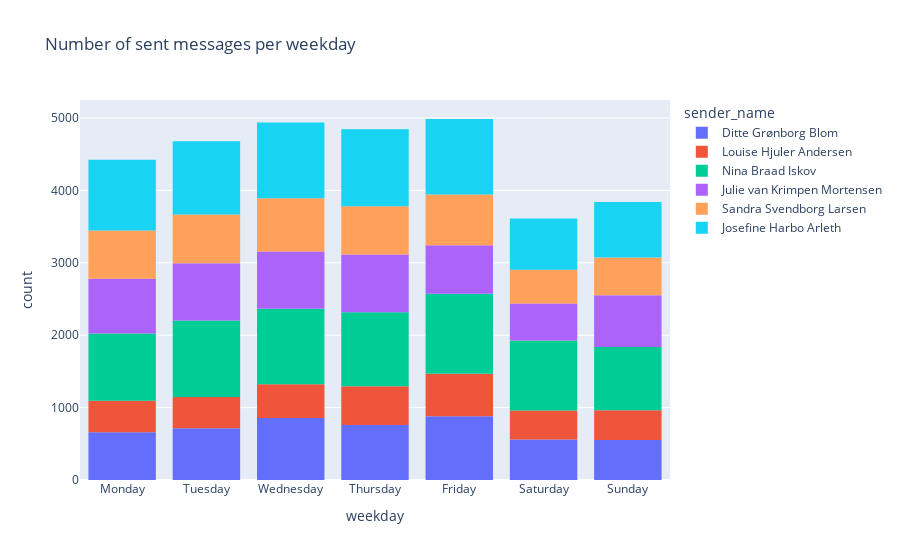

The code cell stored with this chart in its notebook:
### Code cell
fig = px.histogram(df, x='weekday', color='sender_name', title='Number of sent messages per weekday',
                   category_orders=dict(weekday=['Monday', 'Tuesday', 'Wednesday', 'Thursday','Friday','Saturday','Sunday']))
fig.show()

### Figure 1 — Plotly figure (JSON) as saved in the notebook; plotly's stock layout.template omitted (floating-point values rounded to 4 significant figures; data arrays with more than 128 entries replaced by an {"elided": "..."} marker saying what was removed)
{"data": [{"alignmentgroup": "True", "bingroup": "x", "hovertemplate": "sender_name=Ditte Grønborg Blom<br>weekday=%{x}<br>count=%{y}<extra></extra>", "legendgroup": "Ditte Grønborg Blom", "marker": {"color": "#636efa", "pattern": {"shape": ""}}, "name": "Ditte Grønborg Blom", "offsetgroup": "Ditte Grønborg Blom", "orientation": "v", "showlegend": true, "type": "histogram", "x": {"elided": "4982 str values"}, "xaxis": "x", "yaxis": "y"}, {"alignmentgroup": "True", "bingroup": "x", "hovertemplate": "sender_name=Louise Hjuler Andersen<br>weekday=%{x}<br>count=%{y}<extra></extra>", "legendgroup": "Louise Hjuler Andersen", "marker": {"color": "#EF553B", "pattern": {"shape": ""}}, "name": "Louise Hjuler Andersen", "offsetgroup": "Louise Hjuler Andersen", "orientation": "v", "showlegend": true, "type": "histogram", "x": {"elided": "3267 str values"}, "xaxis": "x", "yaxis": "y"}, {"alignmentgroup": "True", "bingroup": "x", "hovertemplate": "sender_name=Nina Braad Iskov<br>weekday=%{x}<br>count=%{y}<extra></extra>", "legendgroup": "Nina Braad Iskov", "marker": {"color": "#00cc96", "pattern": {"shape": ""}}, "name": "Nina Braad Iskov", "offsetgroup": "Nina Braad Iskov", "orientation": "v", "showlegend": true, "type": "histogram", "x": {"elided": "6996 str values"}, "xaxis": "x", "yaxis": "y"}, {"alignmentgroup": "True", "bingroup": "x", "hovertemplate": "sender_name=Julie van Krimpen Mortensen<br>weekday=%{x}<br>count=%{y}<extra></extra>", "legendgroup": "Julie van Krimpen Mortensen", "marker": {"color": "#ab63fa", "pattern": {"shape": ""}}, "name": "Julie van Krimpen Mortensen", "offsetgroup": "Julie van Krimpen Mortensen", "orientation": "v", "showlegend": true, "type": "histogram", "x": {"elided": "5034 str values"}, "xaxis": "x", "yaxis": "y"}, {"alignmentgroup": "True", "bingroup": "x", "hovertemplate": "sender_name=Sandra Svendborg Larsen<br>weekday=%{x}<br>count=%{y}<extra></extra>", "legendgroup": "Sandra Svendborg Larsen", "marker": {"color": "#FFA15A", "pattern": {"shape": ""}}, "name": "Sandra Svendborg Larsen", "offsetgroup": "Sandra Svendborg Larsen", "orientation": "v", "showlegend": true, "type": "histogram", "x": {"elided": "4425 str values"}, "xaxis": "x", "yaxis": "y"}, {"alignmentgroup": "True", "bingroup": "x", "hovertemplate": "sender_name=Josefine Harbo Arleth<br>weekday=%{x}<br>count=%{y}<extra></extra>", "legendgroup": "Josefine Harbo Arleth", "marker": {"color": "#19d3f3", "pattern": {"shape": ""}}, "name": "Josefine Harbo Arleth", "offsetgroup": "Josefine Harbo Arleth", "orientation": "v", "showlegend": true, "type": "histogram", "x": {"elided": "6617 str values"}, "xaxis": "x", "yaxis": "y"}], "layout": {"barmode": "relative", "legend": {"title": {"text": "sender_name"}, "tracegroupgap": 0}, "title": {"text": "Number of sent messages per weekday"}, "xaxis": {"anchor": "y", "categoryarray": ["Monday", "Tuesday", "Wednesday", "Thursday", "Friday", "Saturday", "Sunday"], "categoryorder": "array", "domain": [0, 1], "title": {"text": "weekday"}}, "yaxis": {"anchor": "x", "domain": [0, 1], "title": {"text": "count"}}}}
